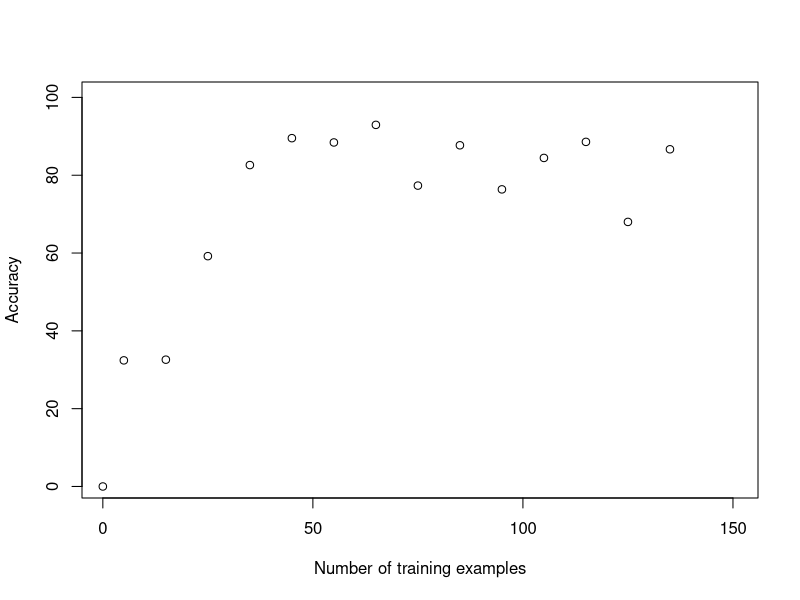

R code for this plot:
# trying to implement the DECORATE algorithm in R
# http://www.cs.utexas.edu/~ml/papers/decorate-proposal-03.pdf

setwd("~/Desktop/F/data science/decorate_try")

plot(0,0, xlim=c(1,150), ylim=c(1,100), xlab="Number of training examples", ylab="Accuracy" ,type="b")
#
z=5
while(z<=140)
{
library(rpart)
h=sample(nrow(iris),z)
train=iris[h,]
test=iris[-h,]
actual=test$Species
test$Species=NULL
cases=z
Csize=25
I=50
R=0.8
name=c("setosa","versicolor", "virginica")
normalize<-function(df)
{
  for( i in 1:nrow(df))
  {
    for(j in 1:ncol(df))
    {
      df[i,j]=df[i,j]/sum(df[i,])    
    }
  }
  df
}

inverse_prob<-function(df)
{
  dat=data.frame()
  for( i in 1:nrow(df))
  {
    for(j in 1:ncol(df))
    {
      dat[i,j]=(1/df[i,j])/sum(1/df[i,])    
    }
  }
  dat
}

error<-function(pred)
{
  e=0
  p=apply(pred,1,which.max)
  ans=name[p]
  for (i in 1:cases)
  {
     if(ans[i]==train$Species[i])
       e=e+1
  }
  e
}

generate<-function(mean, std)
{
  size=R*cases
  rand=rnorm(1000,mean,std)
  k=sample(rand,size)
  k
}

new_addition<-function(train)
{
  dat=data.frame()
  dat=generate(mean(train[,1]),sd(train[,1]))
  for(i in 2:(ncol(train)-1))
  {
    dat=cbind(dat,generate(mean(train[,i]),sd(train[,i])))
    dat[,i]
  }
  dat
}

i=1
trials=1

Cstar=rpart(Species~., data=train)
pred=predict(Cstar,train[,1:4], type="prob")
pred.cstar=predict(Cstar,test)
epsilon=error(pred)
#accuracy1=prop.table(table(actual==name[apply(pred,c,1,which.max)]))[2]



while(i<Csize & trials<I)
{
  add=new_addition(train)
  colnames(add)=c("Sepal.Length", "Sepal.Width",  "Petal.Length", "Petal.Width")
  add=as.data.frame(add)
  pred.test=predict(Cstar,add)
  pred.test[pred.test==0]=0.0000001
  
  pred.test=normalize(pred.test)
  pred.test.new=inverse_prob(pred.test)
  p=apply(pred.test.new,1,which.max)
  ans=name[p] 
  add$Species=ans
  train=rbind(train,add)
  
  C=rpart(Species~.,data=train)
  pred.c=predict(C,test)
  p1=apply(pred.c,1,which.max)
  
  #accuracy2=prop.table(table(actual==name[p1]))[2]
  
  #if(accuracy2>accuracy1)
  #{
  #  accuracy1=accuracy2
  #  pred.cstar=(pred.c+pred.cstar)/2
  #}
  
  pred.cstar=(pred.c+pred.cstar)/2
  train=train[1:z,]
  pred1=predict(C,train[,1:4], type="prob")
  #pred2=predict(Cstar,train, type="prob")
  epsilon.star=error(pred1)
  if(epsilon.star<epsilon)
  {
    i=i+1
    epsilon=epsilon.star
  } else
  {
    pred.cstar=2*pred.cstar-pred.c
  }
  trials=trials+1
}

points(z,prop.table(table(actual==name[apply(pred.cstar,1,which.max)]))[2]*100)
z=z+10
}
